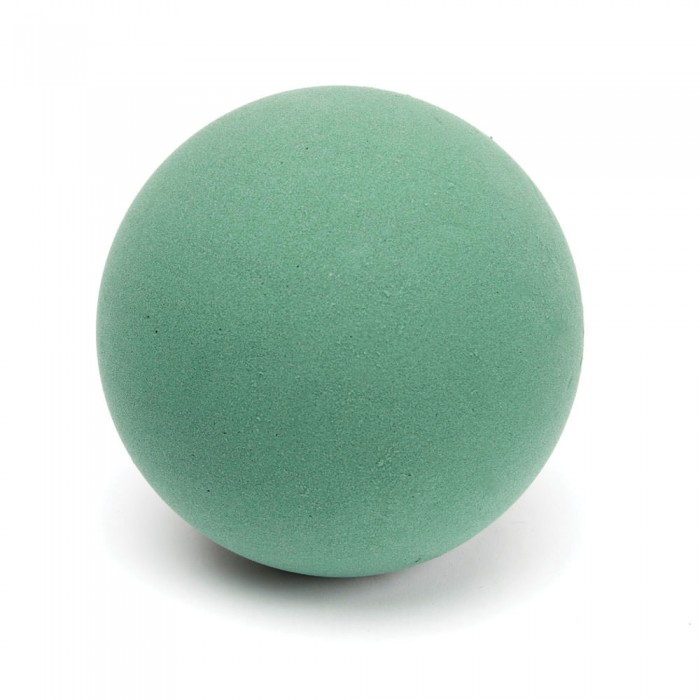
//> input picture sample.jpg, 700 x 700 px
$ ./test ../sample.jpg   (built with g++ and OpenCV 4)
//> lines starting //> are read from the running program, lines starting //| are printed output that depends on the picture
// [17 lines of licence text are left out]

#include <opencv2/opencv.hpp>
#include "opencv2/ximgproc/segmentation.hpp"
#include <iostream>
#include <vector>
#include <random>
#include <ctime>

using namespace std;
using namespace cv;
using namespace cv::ximgproc::segmentation;

static void
help()
{
    std::cout << std::endl <<
              "Usage:" << std::endl <<
              "./ssearch input_image (f|q)" << std::endl <<
              "f=fast, q=quality" << std::endl <<
              "Use l to display less rects, m to display more rects, q to quit" << std::endl;
}


int
main(int argc, char** argv)
{
    // speed-up using multithreads
    setUseOptimized(true);
    setNumThreads(4);

    // read image
    Mat src = imread(argv[1]);
//> src is the input picture: 700 rows x 700 cols, CV_8UC3; mean B, G, R 206.3, 215.8, 197
    cvtColor(src, src, CV_BGR2GRAY);
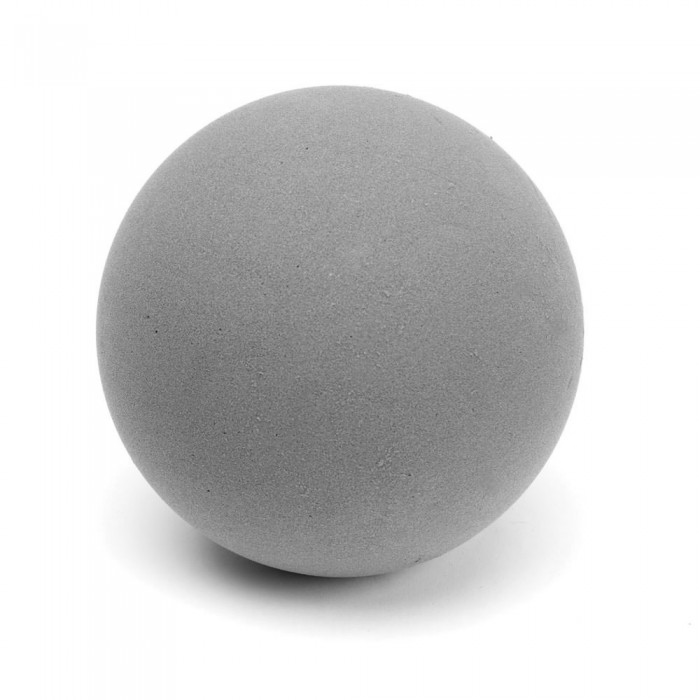
//> src: 700 rows x 700 cols, CV_8UC1; min 30, max 255, mean 209.1
    Mat dst;
    Mat output(src.size(), CV_8UC3);

    // Ptr<GraphSegmentation> gs = createGraphSegmentation(0.6, 3000.0f, 150);
    Ptr<GraphSegmentation> gs = createGraphSegmentation(0.3, 3000.0f, 150);
    gs->processImage(src, dst);
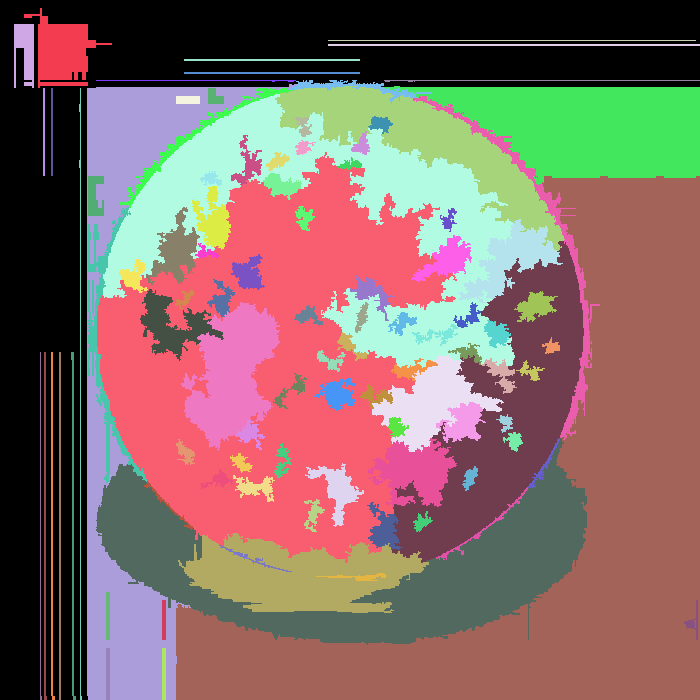
//> dst: 700 rows x 700 cols, CV_32SC1; 100 distinct labels, from 0 to 99; one colour per label, 0 black

    double min = 0, max = 0;
    cv::minMaxLoc(dst, &min, &max);
//> max = 99
    vector<Vec3b> colors(max);

    std::default_random_engine generator;
    std::uniform_int_distribution<int> distribution(0,255);

    for(size_t i = 0; i < max ; i++) {
        int r = distribution(generator);
        int g = distribution(generator);
        int b = distribution(generator);
        colors[i] = Vec3b(r, g, b);
    }
//> this loop made 99 passes
//> after the loop, colors = 99 items, first 12: [0, 33, 193], [117, 136, 56], [12, 173, 173], [239, 98, 132], [212, 8, 13], [135, 171, 1], [98, 17, 106], [175, 150, 238], [216, 134, 23], [167, 106, 179], [233, 195, 67], [12, 188, 84]

    for(uint i = 0; i < dst.rows; i++) {
        for(uint j = 0; j < dst.cols; j++) {
            int color_idx = dst.at<int>(i, j);
            Vec3b color = colors[color_idx];
            output.at<Vec3b>(i, j) = color;
        }
    }
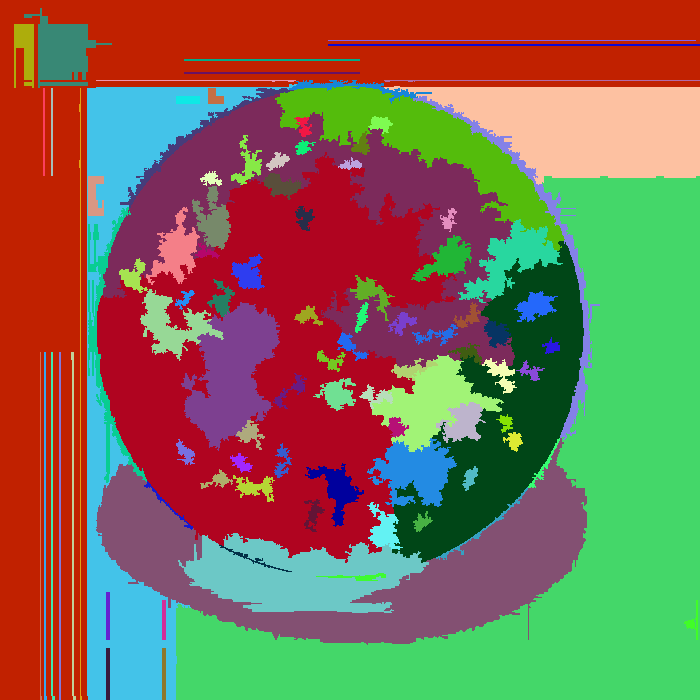
//> output: 700 rows x 700 cols, CV_8UC3; mean B, G, R 82.8, 107.4, 128

    imshow("test", output);
    waitKey(0);

    return 0;
}
